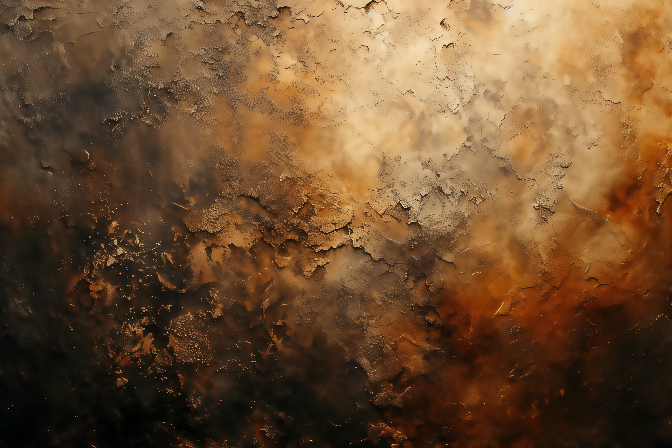
#> input picture foundations/bilateral_filter.png, 672 x 448 px, given in place of BN5.png, which was not available
$ python image_thresholding.py
#> lines starting #> are read from the running program, lines starting #| are printed output that depends on the picture; after the words box and inside, x2 and y2 are one past the last pixel; in counts of white or black regions, pixels touching at a corner belong together; pictures that were not available may be replaced by others from this repository, and a replacement may not be noted
"""
Image Thresholding Techniques using NumPy
Base image: BN5.png

Techniques implemented:
  1. Fixed (manual) thresholding
  2. Otsu's method (automatic)
  3. Adaptive mean thresholding
  4. Adaptive Gaussian thresholding
  5. Multi-level Otsu (3-class)
  6. Triangle method
  7. Hysteresis thresholding

All outputs saved as *_thresh.png in foundations/.
"""

import numpy as np
from numpy.lib.stride_tricks import as_strided
from PIL import Image
import os
import time

# ============================================================
# LOAD IMAGE
# ============================================================
img = np.array(Image.open("BN5.png"))
#> img is the input picture: shape (448, 672, 3); mean R, G, B 110.3, 78.4, 48.1
print(f"Loaded image: shape={img.shape}, dtype={img.dtype}")
#| Loaded image: shape=(448, 672, 3), dtype=uint8

OUTPUT_DIR = "."

# Downsample for speed
scale = 4
img_small = img[::scale, ::scale, :]
print(f"Working on downsampled image: {img_small.shape}")
#| Working on downsampled image: (112, 168, 3)

# Convert to grayscale
gray = np.dot(img_small[..., :3], [0.2989, 0.5870, 0.1140]).astype(np.uint8)
print(f"Grayscale: shape={gray.shape}, range=[{gray.min()}, {gray.max()}]")
#| Grayscale: shape=(112, 168), range=[0, 222]


def save(name, arr):
    path = os.path.join(OUTPUT_DIR, name)
    Image.fromarray(arr).save(path)
    print(f"  Saved: {path}")


save("grayscale_thresh.png", gray)


# ============================================================
# 1. FIXED (MANUAL) THRESHOLDING
# ============================================================
def fixed_threshold(image, T):
    """Binary threshold: 255 if pixel > T, else 0."""
#> called with T = 127
    return np.where(image > T, 255, 0).astype(np.uint8)
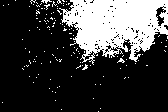
#> returned value: shape (112, 168); 25.4% white; 132 white regions (130 under 20 px), largest, box (x1, y1, x2, y2) and area: (59, 0, 168, 65) 4470, (41, 0, 52, 4) 21


print("\n========== IMAGE THRESHOLDING TECHNIQUES ==========")

t = time.time()
print("[1] Fixed Thresholding (T=127)...")
binary_fixed = fixed_threshold(gray, T=127)
save("fixed_thresh.png", binary_fixed)
print(f"    Time: {time.time()-t:.4f}s")


# ============================================================
# 2. OTSU'S METHOD (AUTOMATIC)
# ============================================================
def otsu_threshold(image):
    """
    Otsu's method: find threshold maximizing between-class variance.
    Returns (threshold, binary_image).
    """
    hist, _ = np.histogram(image.ravel(), bins=256, range=(0, 256))
#> hist = 256 values, max 222 at index 26, min 0 at index 223, mean 73.5
    total = image.size
#> total = 18816
    prob = hist / total
#> prob = 256 values, max 0.0118 at index 26, min 0 at index 223, mean 0.00391

    best_t = 0
    best_sigma_b = 0

    cum_prob = np.cumsum(prob)
#> cum_prob = 256 values from 5.31e-05 to 1
    cum_mean = np.cumsum(prob * np.arange(256))
#> cum_mean = 256 values from 0 to 84.35
    global_mean = cum_mean[-1]
#> global_mean = 84.35

    for t in range(256):
        w0 = cum_prob[t]
        w1 = 1.0 - w0
        if w0 == 0 or w1 == 0:
            continue
        mu0 = cum_mean[t] / w0
        mu1 = (global_mean - cum_mean[t]) / w1
        sigma_b = w0 * w1 * (mu0 - mu1) ** 2
        if sigma_b > best_sigma_b:
            best_sigma_b = sigma_b
            best_t = t
#> this loop made 256 passes
#> (w0, w1, mu0, mu1, sigma_b, best_sigma_b) on passes 1 to 12: (5.31e-05, 1, 0, 84.35, 0.378, 0.378), (0.00143, 0.999, 0.963, 84.47, 9.99, 9.99), (0.0034, 0.997, 1.56, 84.63, 23.39, 23.39), (0.00622, 0.994, 2.21, 84.86, 42.21, 42.21), (0.00861, 0.991, 2.71, 85.06, 57.88, 57.88), (0.0107, 0.989, 3.16, 85.23, 71.52, 71.52), (0.014, 0.986, 3.82, 85.49, 91.92, 91.92), (0.0168, 0.983, 4.35, 85.71, 109.3, 109.3), (0.0208, 0.979, 5.06, 86.03, 133.8, 133.8), (0.0253, 0.975, 5.76, 86.39, 160.3, 160.3), (0.0298, 0.97, 6.4, 86.74, 186.7, 186.7), (0.035, 0.965, 7.08, 87.15, 216.7, 216.7)
#> after the loop, best_sigma_b = 2451.3; best_t = 97

    binary = np.where(image > best_t, 255, 0).astype(np.uint8)
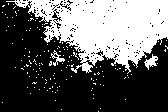
#> binary: shape (112, 168); 37.2% white; 148 white regions (145 under 20 px), largest, box (x1, y1, x2, y2) and area: (6, 0, 168, 74) 6588, (144, 54, 158, 70) 100, (51, 50, 65, 66) 74
    return best_t, binary


t = time.time()
print("[2] Otsu's Method...")
otsu_t, binary_otsu = otsu_threshold(gray)
#> otsu_t = 97
save("otsu_thresh.png", binary_otsu)
print(f"    Otsu threshold = {otsu_t}")
#|     Otsu threshold = 97
print(f"    Time: {time.time()-t:.4f}s")


# ============================================================
# 3. ADAPTIVE MEAN THRESHOLDING
# ============================================================
def adaptive_mean_threshold(image, block_size, C):
    """
    Adaptive thresholding using local mean.
    T(x,y) = mean(block neighborhood) - C
    """
#> called with block_size = 25, C = 10
    pad = block_size // 2
    padded = np.pad(image.astype(np.float64), pad, mode='edge')
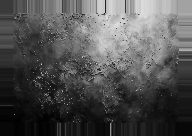
#> padded: shape (136, 192) float64; min 0, max 222, mean 81.3
    h, w = image.shape
#> h = 112; w = 168
    shape = (h, w, block_size, block_size)
#> shape = (112, 168, 25, 25)
    strides = padded.strides * 2
#> strides = (1536, 8, 1536, 8)
    windows = as_strided(padded, shape=shape, strides=strides)
    local_mean = windows.reshape(h, w, -1).mean(axis=2)
    thresh_map = local_mean - C
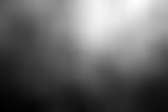
#> thresh_map: shape (112, 168) float64; min -4.48, max 190.4, mean 74.5; drawn with min black and max white
    return np.where(image > thresh_map, 255, 0).astype(np.uint8)
#> returned value: shape (112, 168); 77.8% white; black in thin lines or dots


t = time.time()
print("[3] Adaptive Mean Thresholding (block=25, C=10)...")
binary_adapt_mean = adaptive_mean_threshold(gray, block_size=25, C=10)
save("adaptive_mean_thresh.png", binary_adapt_mean)
print(f"    Time: {time.time()-t:.4f}s")


# ============================================================
# 4. ADAPTIVE GAUSSIAN THRESHOLDING
# ============================================================
def adaptive_gaussian_threshold(image, block_size, C, sigma=None):
    """
    Adaptive thresholding using Gaussian-weighted local mean.
    T(x,y) = gaussian_weighted_mean(block) - C
    """
#> called with block_size = 25, C = 10
    if sigma is None:
        sigma = block_size / 6.0
    pad = block_size // 2
    padded = np.pad(image.astype(np.float64), pad, mode='edge')
    h, w = image.shape
#> h = 112; w = 168

    # Build Gaussian kernel
    ax = np.arange(block_size) - pad
    xx, yy = np.meshgrid(ax, ax)
    gauss = np.exp(-(xx**2 + yy**2) / (2 * sigma**2))
    gauss = gauss / gauss.sum()

    shape = (h, w, block_size, block_size)
#> shape = (112, 168, 25, 25)
    strides = padded.strides * 2
#> strides = (1536, 8, 1536, 8)
    windows = as_strided(padded, shape=shape, strides=strides)
    local_mean = np.einsum('ijkl,kl->ij', windows, gauss)
    thresh_map = local_mean - C
    return np.where(image > thresh_map, 255, 0).astype(np.uint8)
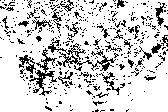
#> returned value: shape (112, 168); 82.3% white; black in thin lines or dots


t = time.time()
print("[4] Adaptive Gaussian Thresholding (block=25, C=10)...")
binary_adapt_gauss = adaptive_gaussian_threshold(gray, block_size=25, C=10)
save("adaptive_gaussian_thresh.png", binary_adapt_gauss)
print(f"    Time: {time.time()-t:.4f}s")


# ============================================================
# 5. MULTI-LEVEL OTSU (3-CLASS)
# ============================================================
def multi_otsu_threshold(image, n_classes=3):
    """
    Multi-level Otsu: find (n_classes - 1) thresholds maximizing
    between-class variance. Supports 3 classes (2 thresholds).
    """
#> called with n_classes = 3
    hist, _ = np.histogram(image.ravel(), bins=256, range=(0, 256))
    total = image.size
#> total = 18816
    prob = hist / total
    cum_prob = np.cumsum(prob)
#> cum_prob = 256 values from 5.31e-05 to 1
    cum_mean = np.cumsum(prob * np.arange(256))
#> cum_mean = 256 values from 0 to 84.35
    global_mean = cum_mean[-1]
#> global_mean = 84.35

    best_sigma = 0
    best_t1, best_t2 = 0, 0

    for t1 in range(1, 254):
        for t2 in range(t1 + 1, 255):
            w0 = cum_prob[t1]
            w1 = cum_prob[t2] - cum_prob[t1]
            w2 = 1.0 - cum_prob[t2]
            if w0 == 0 or w1 == 0 or w2 == 0:
                continue
            mu0 = cum_mean[t1] / w0
            mu1 = (cum_mean[t2] - cum_mean[t1]) / w1
            mu2 = (global_mean - cum_mean[t2]) / w2
            sigma = (w0 * (mu0 - global_mean)**2 +
                     w1 * (mu1 - global_mean)**2 +
                     w2 * (mu2 - global_mean)**2)
            if sigma > best_sigma:
                best_sigma = sigma
                best_t1, best_t2 = t1, t2
#> after the loop, best_sigma = 2861.5; best_t1 = 64; best_t2 = 131

    out = np.zeros_like(image)
    out[image > best_t2] = 255
    out[(image > best_t1) & (image <= best_t2)] = 127
    return best_t1, best_t2, out


t = time.time()
print("[5] Multi-level Otsu (3-class)...")
t1_mo, t2_mo, binary_multi = multi_otsu_threshold(gray, n_classes=3)
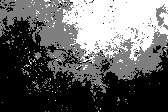
#> binary_multi: shape (112, 168); min 0, max 255, mean 99
#> t1_mo = 64; t2_mo = 131
save("multi_otsu_thresh.png", binary_multi)
print(f"    Thresholds: T1={t1_mo}, T2={t2_mo}")
#|     Thresholds: T1=64, T2=131
print(f"    Time: {time.time()-t:.2f}s")


# ============================================================
# 6. TRIANGLE METHOD
# ============================================================
def triangle_threshold(image):
    """
    Triangle method: draw line from histogram peak to farthest end,
    find threshold where perpendicular distance is maximum.
    """
    hist, _ = np.histogram(image.ravel(), bins=256, range=(0, 256))

    peak_idx = np.argmax(hist)
#> peak_idx = 26
    peak_val = hist[peak_idx]
#> peak_val = 222

    # Determine which side is longer (search on the longer tail)
    left_dist = peak_idx - 0
#> left_dist = 26
    right_dist = 255 - peak_idx
#> right_dist = 229

    if left_dist > right_dist:
        x1, y1 = 0, float(hist[0])
        x2, y2 = peak_idx, float(peak_val)
        search_range = range(0, peak_idx)
    else:
        x1, y1 = peak_idx, float(peak_val)
#> x1 = 26; y1 = 222
        x2, y2 = 255, float(hist[255])
#> x2 = 255; y2 = 0
        search_range = range(peak_idx, 256)

    # Line: ax + by + c = 0
    a = y2 - y1
#> a = -222
    b = x1 - x2
#> b = -229
    c = x2 * y1 - x1 * y2
#> c = 56610
    norm = np.sqrt(a**2 + b**2)
#> norm = 318.9
    if norm == 0:
        return 127, np.where(image > 127, 255, 0).astype(np.uint8)

    best_t = 0
    best_dist = 0
    for i in search_range:
        dist = abs(a * i + b * float(hist[i]) + c) / norm
        if dist > best_dist:
            best_dist = dist
            best_t = i
#> this loop made 230 passes
#> (dist, best_dist) on passes 2, 3, 6, 8, 11, 13, 17, 53: (13.66, 13.66), (45.28, 45.28), (46.78, 46.78), (48.26, 48.26), (54.79, 54.79), (67.75, 67.75), (68.56, 68.56), (68.63, 68.63)
#> dist on passes 1, 4, 5, 7, 9, 10: 0, 12.27, 29.53, 36.75, 43.97, 33.23

    binary = np.where(image > best_t, 255, 0).astype(np.uint8)
#> binary: shape (112, 168); 45.8% white; 170 white regions (167 under 20 px), largest, box (x1, y1, x2, y2) and area: (4, 0, 168, 85) 8062, (47, 50, 69, 71) 169, (0, 9, 7, 19) 40
    return best_t, binary


t = time.time()
print("[6] Triangle Method...")
tri_t, binary_tri = triangle_threshold(gray)
save("triangle_thresh.png", binary_tri)
print(f"    Triangle threshold = {tri_t}")
#|     Triangle threshold = 78
print(f"    Time: {time.time()-t:.4f}s")


# ============================================================
# 7. HYSTERESIS THRESHOLDING
# ============================================================
def hysteresis_threshold(image, low, high):
    """
    Hysteresis thresholding with 8-connectivity.
    Strong pixels (>= high): always kept.
    Weak pixels (>= low, < high): kept only if connected to strong.
    """
#> called with low = 80, high = 160
    strong = (image >= high)
#> strong: shape (112, 168) bool; 13.9% white; 63 white regions (60 under 20 px), largest, box (x1, y1, x2, y2) and area: (73, 0, 165, 53) 2366, (144, 22, 156, 39) 74, (66, 12, 76, 22) 42
    weak = (image >= low) & (image < high)
#> weak: shape (112, 168) bool; 31.5% white; 227 white regions (221 under 20 px), largest, box (x1, y1, x2, y2) and area: (4, 0, 168, 80) 5211, (47, 50, 65, 71) 161, (0, 9, 7, 19) 37, (103, 29, 111, 38) 34, (91, 76, 101, 85) 33, (117, 0, 124, 6) 28
    out = np.zeros_like(image, dtype=np.uint8)
    out[strong] = 255

    h, w = image.shape
    changed = True
    while changed:
        changed = False
        padded = np.pad(out, 1, mode='constant', constant_values=0)
        for di in [-1, 0, 1]:
            for dj in [-1, 0, 1]:
                if di == 0 and dj == 0:
                    continue
                neighbor = padded[1+di:1+di+h, 1+dj:1+dj+w]
                promote = weak & (out == 0) & (neighbor == 255)
                if np.any(promote):
                    out[promote] = 255
                    weak[promote] = False
                    changed = True
#> out: shape (112, 168); 42.6% white; 11 white regions (9 under 20 px), largest, box (x1, y1, x2, y2) and area: (4, 0, 168, 80) 7962, (91, 76, 101, 85) 34
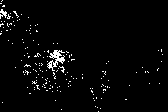
#> weak: shape (112, 168) bool; 2.7% white in thin lines or dots
    return out


t = time.time()
print("[7] Hysteresis Thresholding (low=80, high=160)...")
binary_hyst = hysteresis_threshold(gray, low=80, high=160)
save("hysteresis_thresh.png", binary_hyst)
print(f"    Time: {time.time()-t:.4f}s")


print("\n All thresholded images saved in foundations/ with *_thresh.png tag!")
